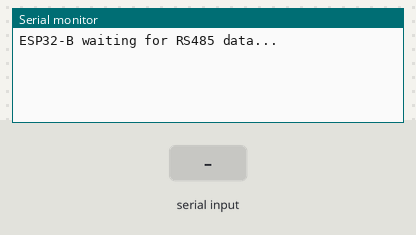
The program below on a simulated ESP32. On the bench: the last lines printed to the serial monitor. The inputs (shaded band) are chosen by the test bench.

Above: at 1.2 s.
1.3 s: "1\n" received over the second serial link
At 2.3 s:
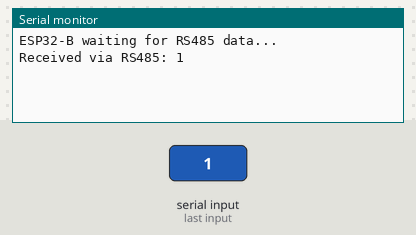
2.8 s: "0\n" received over the second serial link
At 3.5 s:
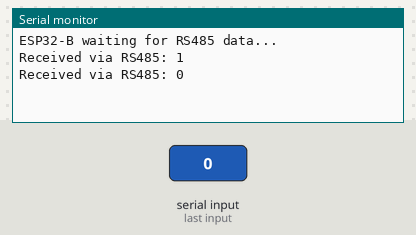
4.3 s: "2\n" received over the second serial link
At 4.6 s:
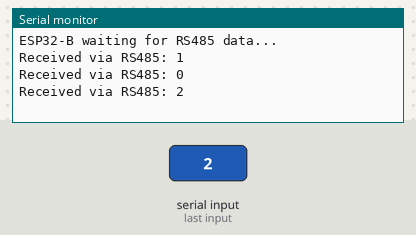

Measured:
- after the input at 1.3 s, the serial monitor: prints a new line at once (image 1)
- after the input at 2.8 s, the serial monitor: prints a new line at once (image 2)
- after the input at 4.3 s, the serial monitor: prints a new line at once (image 3)

The program:

main.cpp
```cpp
#include <Arduino.h>
#define DE 4
#define RE 2
#define TXD 17
#define RXD 16

void setup() {
  pinMode(DE, OUTPUT);
  pinMode(RE, OUTPUT);
  digitalWrite(DE, LOW);     // stay in receive mode
  digitalWrite(RE, LOW);
  Serial.begin(115200);
  Serial2.begin(9600, SERIAL_8N1, RXD, TXD);
  Serial.println("ESP32-B waiting for RS485 data...");
}

void loop() {
  if (Serial2.available()) {
    String msg = Serial2.readStringUntil('\n');
    Serial.print("Received via RS485: ");
    Serial.println(msg);
  }
}
```
